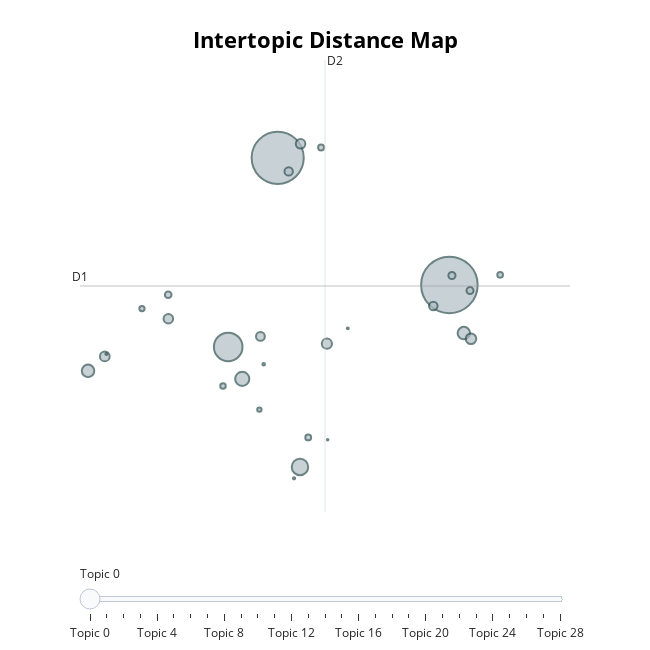

The notebook cell saved with this chart:
### Code cell
pos_topic_model = pos_topic_model.reduce_topics(pos_docs, nr_topics=30)
pos_topic_model.visualize_topics()

### Figure 1 — Plotly figure (JSON) as saved in the notebook; plotly's stock layout.template omitted (floating-point values rounded to 4 significant figures)
{"data": [{"customdata": [[0, "play | boss | good | like | enemy", 13211], [1, "good | yes | bad | great | nice", 11215], [2, "die | death | dead | love | hate", 3369], [3, "gud | git | ez | gavlan | gg", 1124], [4, "praise | sun | ign | jolly | die", 824], [5, "amana | shrine | majula | amazing | emerald", 645], [6, "hole | tongue | try | horse | sex", 644], [7, "de | que | jogo | el | es", 458], [8, "seek | bearer | lest | curse | bear", 432], [9, "skeleton | don | hair | hate | fashion", 392], [10, "shrek | handle | pig | life | rat", 375], [11, "underrated | overhate | hand | thumb | mid", 373], [12, "die | rape | banger | rapier | bang", 321], [13, "elden | ring | well | play | good", 298], [14, "peak | fiction | tier | cinema | ii", 290], [15, "server | save | message | cloud | memory", 210], [16, "adp | adaptability | level | stat | forget", 204], [17, "goat | casul | goate | king | ivory", 184], [18, "frigid | outskirt | gut | sekiro | gutter", 145], [19, "trust | lie | mind | wary | edit", 141], [20, "illusory | ahead | wall | liar | video", 134], [21, "masochist | stockholm | syndrome | masochism | sadist", 125], [22, "poo | pog | pogger | poop | fart", 114], [23, "achievement | badge | get | die | minute", 79], [24, "fatty | ahead | fat | fatshame | fatass", 27], [25, "swag | pog | swigity | gayming | swagg", 21], [26, "base | brume | tower | fine | sotfs", 18], [27, "strength | follow | rest | seek | endurance", 16], [28, "information | new | retreive | awareness | wiki", 11]], "hovertemplate": "<b>Topic %{customdata[0]}</b><br>%{customdata[1]}<br>Size: %{customdata[2]}", "legendgroup": "", "marker": {"color": "#B0BEC5", "line": {"color": "DarkSlateGrey", "width": 2}, "size": [13211, 11215, 3369, 1124, 824, 645, 644, 458, 432, 392, 375, 373, 321, 298, 290, 210, 204, 184, 145, 141, 134, 125, 114, 79, 27, 21, 18, 16, 11], "sizemode": "area", "sizeref": 8.257, "symbol": "circle"}, "mode": "markers", "name": "", "orientation": "v", "showlegend": false, "type": "scatter", "x": [6.951, 4.075, 3.246, 4.448, 3.481, 7.194, 0.8983, 7.313, 4.899, 1.179, 2.244, 4.459, 3.786, 6.681, 4.259, 6.994, 7.297, 2.241, 4.802, 4.587, 7.801, 3.159, 1.802, 3.768, 3.84, 4.349, 1.206, 5.249, 4.912], "xaxis": "x", "y": [6.58, 8.582, 5.604, 3.713, 5.1, 5.821, 5.227, 5.732, 5.654, 5.455, 6.047, 8.803, 5.77, 6.248, 8.369, 6.728, 6.491, 6.426, 8.745, 4.178, 6.74, 4.987, 6.209, 4.616, 5.332, 3.533, 5.491, 5.896, 4.141], "yaxis": "y"}], "layout": {"annotations": [{"showarrow": false, "text": "D1", "x": 0.7636, "y": 6.563, "yshift": 10}, {"showarrow": false, "text": "D2", "x": 4.868, "xshift": 10, "y": 10.12}], "height": 650, "hoverlabel": {"bgcolor": "white", "font": {"family": "Rockwell", "size": 16}}, "legend": {"itemsizing": "constant", "tracegroupgap": 0}, "margin": {"t": 60}, "shapes": [{"line": {"color": "#CFD8DC", "width": 2}, "type": "line", "x0": 4.868, "x1": 4.868, "y0": 3.003, "y1": 10.12}, {"line": {"color": "#9E9E9E", "width": 2}, "type": "line", "x0": 0.7636, "x1": 8.972, "y0": 6.563, "y1": 6.563}], "sliders": [{"active": 0, "pad": {"t": 50}, "steps": [{"args": [{"marker.color": [["red", "#B0BEC5", "#B0BEC5", "#B0BEC5", "#B0BEC5", "#B0BEC5", "#B0BEC5", "#B0BEC5", "#B0BEC5", "#B0BEC5", "#B0BEC5", "#B0BEC5", "#B0BEC5", "#B0BEC5", "#B0BEC5", "#B0BEC5", "#B0BEC5", "#B0BEC5", "#B0BEC5", "#B0BEC5", "#B0BEC5", "#B0BEC5", "#B0BEC5", "#B0BEC5", "#B0BEC5", "#B0BEC5", "#B0BEC5", "#B0BEC5", "#B0BEC5"]]}], "label": "Topic 0", "method": "update"}, {"args": [{"marker.color": [["#B0BEC5", "red", "#B0BEC5", "#B0BEC5", "#B0BEC5", "#B0BEC5", "#B0BEC5", "#B0BEC5", "#B0BEC5", "#B0BEC5", "#B0BEC5", "#B0BEC5", "#B0BEC5", "#B0BEC5", "#B0BEC5", "#B0BEC5", "#B0BEC5", "#B0BEC5", "#B0BEC5", "#B0BEC5", "#B0BEC5", "#B0BEC5", "#B0BEC5", "#B0BEC5", "#B0BEC5", "#B0BEC5", "#B0BEC5", "#B0BEC5", "#B0BEC5"]]}], "label": "Topic 1", "method": "update"}, {"args": [{"marker.color": [["#B0BEC5", "#B0BEC5", "red", "#B0BEC5", "#B0BEC5", "#B0BEC5", "#B0BEC5", "#B0BEC5", "#B0BEC5", "#B0BEC5", "#B0BEC5", "#B0BEC5", "#B0BEC5", "#B0BEC5", "#B0BEC5", "#B0BEC5", "#B0BEC5", "#B0BEC5", "#B0BEC5", "#B0BEC5", "#B0BEC5", "#B0BEC5", "#B0BEC5", "#B0BEC5", "#B0BEC5", "#B0BEC5", "#B0BEC5", "#B0BEC5", "#B0BEC5"]]}], "label": "Topic 2", "method": "update"}, {"args": [{"marker.color": [["#B0BEC5", "#B0BEC5", "#B0BEC5", "red", "#B0BEC5", "#B0BEC5", "#B0BEC5", "#B0BEC5", "#B0BEC5", "#B0BEC5", "#B0BEC5", "#B0BEC5", "#B0BEC5", "#B0BEC5", "#B0BEC5", "#B0BEC5", "#B0BEC5", "#B0BEC5", "#B0BEC5", "#B0BEC5", "#B0BEC5", "#B0BEC5", "#B0BEC5", "#B0BEC5", "#B0BEC5", "#B0BEC5", "#B0BEC5", "#B0BEC5", "#B0BEC5"]]}], "label": "Topic 3", "method": "update"}, {"args": [{"marker.color": [["#B0BEC5", "#B0BEC5", "#B0BEC5", "#B0BEC5", "red", "#B0BEC5", "#B0BEC5", "#B0BEC5", "#B0BEC5", "#B0BEC5", "#B0BEC5", "#B0BEC5", "#B0BEC5", "#B0BEC5", "#B0BEC5", "#B0BEC5", "#B0BEC5", "#B0BEC5", "#B0BEC5", "#B0BEC5", "#B0BEC5", "#B0BEC5", "#B0BEC5", "#B0BEC5", "#B0BEC5", "#B0BEC5", "#B0BEC5", "#B0BEC5", "#B0BEC5"]]}], "label": "Topic 4", "method": "update"}, {"args": [{"marker.color": [["#B0BEC5", "#B0BEC5", "#B0BEC5", "#B0BEC5", "#B0BEC5", "red", "#B0BEC5", "#B0BEC5", "#B0BEC5", "#B0BEC5", "#B0BEC5", "#B0BEC5", "#B0BEC5", "#B0BEC5", "#B0BEC5", "#B0BEC5", "#B0BEC5", "#B0BEC5", "#B0BEC5", "#B0BEC5", "#B0BEC5", "#B0BEC5", "#B0BEC5", "#B0BEC5", "#B0BEC5", "#B0BEC5", "#B0BEC5", "#B0BEC5", "#B0BEC5"]]}], "label": "Topic 5", "method": "update"}, {"args": [{"marker.color": [["#B0BEC5", "#B0BEC5", "#B0BEC5", "#B0BEC5", "#B0BEC5", "#B0BEC5", "red", "#B0BEC5", "#B0BEC5", "#B0BEC5", "#B0BEC5", "#B0BEC5", "#B0BEC5", "#B0BEC5", "#B0BEC5", "#B0BEC5", "#B0BEC5", "#B0BEC5", "#B0BEC5", "#B0BEC5", "#B0BEC5", "#B0BEC5", "#B0BEC5", "#B0BEC5", "#B0BEC5", "#B0BEC5", "#B0BEC5", "#B0BEC5", "#B0BEC5"]]}], "label": "Topic 6", "method": "update"}, {"args": [{"marker.color": [["#B0BEC5", "#B0BEC5", "#B0BEC5", "#B0BEC5", "#B0BEC5", "#B0BEC5", "#B0BEC5", "red", "#B0BEC5", "#B0BEC5", "#B0BEC5", "#B0BEC5", "#B0BEC5", "#B0BEC5", "#B0BEC5", "#B0BEC5", "#B0BEC5", "#B0BEC5", "#B0BEC5", "#B0BEC5", "#B0BEC5", "#B0BEC5", "#B0BEC5", "#B0BEC5", "#B0BEC5", "#B0BEC5", "#B0BEC5", "#B0BEC5", "#B0BEC5"]]}], "label": "Topic 7", "method": "update"}, {"args": [{"marker.color": [["#B0BEC5", "#B0BEC5", "#B0BEC5", "#B0BEC5", "#B0BEC5", "#B0BEC5", "#B0BEC5", "#B0BEC5", "red", "#B0BEC5", "#B0BEC5", "#B0BEC5", "#B0BEC5", "#B0BEC5", "#B0BEC5", "#B0BEC5", "#B0BEC5", "#B0BEC5", "#B0BEC5", "#B0BEC5", "#B0BEC5", "#B0BEC5", "#B0BEC5", "#B0BEC5", "#B0BEC5", "#B0BEC5", "#B0BEC5", "#B0BEC5", "#B0BEC5"]]}], "label": "Topic 8", "method": "update"}, {"args": [{"marker.color": [["#B0BEC5", "#B0BEC5", "#B0BEC5", "#B0BEC5", "#B0BEC5", "#B0BEC5", "#B0BEC5", "#B0BEC5", "#B0BEC5", "red", "#B0BEC5", "#B0BEC5", "#B0BEC5", "#B0BEC5", "#B0BEC5", "#B0BEC5", "#B0BEC5", "#B0BEC5", "#B0BEC5", "#B0BEC5", "#B0BEC5", "#B0BEC5", "#B0BEC5", "#B0BEC5", "#B0BEC5", "#B0BEC5", "#B0BEC5", "#B0BEC5", "#B0BEC5"]]}], "label": "Topic 9", "method": "update"}, {"args": [{"marker.color": [["#B0BEC5", "#B0BEC5", "#B0BEC5", "#B0BEC5", "#B0BEC5", "#B0BEC5", "#B0BEC5", "#B0BEC5", "#B0BEC5", "#B0BEC5", "red", "#B0BEC5", "#B0BEC5", "#B0BEC5", "#B0BEC5", "#B0BEC5", "#B0BEC5", "#B0BEC5", "#B0BEC5", "#B0BEC5", "#B0BEC5", "#B0BEC5", "#B0BEC5", "#B0BEC5", "#B0BEC5", "#B0BEC5", "#B0BEC5", "#B0BEC5", "#B0BEC5"]]}], "label": "Topic 10", "method": "update"}, {"args": [{"marker.color": [["#B0BEC5", "#B0BEC5", "#B0BEC5", "#B0BEC5", "#B0BEC5", "#B0BEC5", "#B0BEC5", "#B0BEC5", "#B0BEC5", "#B0BEC5", "#B0BEC5", "red", "#B0BEC5", "#B0BEC5", "#B0BEC5", "#B0BEC5", "#B0BEC5", "#B0BEC5", "#B0BEC5", "#B0BEC5", "#B0BEC5", "#B0BEC5", "#B0BEC5", "#B0BEC5", "#B0BEC5", "#B0BEC5", "#B0BEC5", "#B0BEC5", "#B0BEC5"]]}], "label": "Topic 11", "method": "update"}, {"args": [{"marker.color": [["#B0BEC5", "#B0BEC5", "#B0BEC5", "#B0BEC5", "#B0BEC5", "#B0BEC5", "#B0BEC5", "#B0BEC5", "#B0BEC5", "#B0BEC5", "#B0BEC5", "#B0BEC5", "red", "#B0BEC5", "#B0BEC5", "#B0BEC5", "#B0BEC5", "#B0BEC5", "#B0BEC5", "#B0BEC5", "#B0BEC5", "#B0BEC5", "#B0BEC5", "#B0BEC5", "#B0BEC5", "#B0BEC5", "#B0BEC5", "#B0BEC5", "#B0BEC5"]]}], "label": "Topic 12", "method": "update"}, {"args": [{"marker.color": [["#B0BEC5", "#B0BEC5", "#B0BEC5", "#B0BEC5", "#B0BEC5", "#B0BEC5", "#B0BEC5", "#B0BEC5", "#B0BEC5", "#B0BEC5", "#B0BEC5", "#B0BEC5", "#B0BEC5", "red", "#B0BEC5", "#B0BEC5", "#B0BEC5", "#B0BEC5", "#B0BEC5", "#B0BEC5", "#B0BEC5", "#B0BEC5", "#B0BEC5", "#B0BEC5", "#B0BEC5", "#B0BEC5", "#B0BEC5", "#B0BEC5", "#B0BEC5"]]}], "label": "Topic 13", "method": "update"}, {"args": [{"marker.color": [["#B0BEC5", "#B0BEC5", "#B0BEC5", "#B0BEC5", "#B0BEC5", "#B0BEC5", "#B0BEC5", "#B0BEC5", "#B0BEC5", "#B0BEC5", "#B0BEC5", "#B0BEC5", "#B0BEC5", "#B0BEC5", "red", "#B0BEC5", "#B0BEC5", "#B0BEC5", "#B0BEC5", "#B0BEC5", "#B0BEC5", "#B0BEC5", "#B0BEC5", "#B0BEC5", "#B0BEC5", "#B0BEC5", "#B0BEC5", "#B0BEC5", "#B0BEC5"]]}], "label": "Topic 14", "method": "update"}, {"args": [{"marker.color": [["#B0BEC5", "#B0BEC5", "#B0BEC5", "#B0BEC5", "#B0BEC5", "#B0BEC5", "#B0BEC5", "#B0BEC5", "#B0BEC5", "#B0BEC5", "#B0BEC5", "#B0BEC5", "#B0BEC5", "#B0BEC5", "#B0BEC5", "red", "#B0BEC5", "#B0BEC5", "#B0BEC5", "#B0BEC5", "#B0BEC5", "#B0BEC5", "#B0BEC5", "#B0BEC5", "#B0BEC5", "#B0BEC5", "#B0BEC5", "#B0BEC5", "#B0BEC5"]]}], "label": "Topic 15", "method": "update"}, {"args": [{"marker.color": [["#B0BEC5", "#B0BEC5", "#B0BEC5", "#B0BEC5", "#B0BEC5", "#B0BEC5", "#B0BEC5", "#B0BEC5", "#B0BEC5", "#B0BEC5", "#B0BEC5", "#B0BEC5", "#B0BEC5", "#B0BEC5", "#B0BEC5", "#B0BEC5", "red", "#B0BEC5", "#B0BEC5", "#B0BEC5", "#B0BEC5", "#B0BEC5", "#B0BEC5", "#B0BEC5", "#B0BEC5", "#B0BEC5", "#B0BEC5", "#B0BEC5", "#B0BEC5"]]}], "label": "Topic 16", "method": "update"}, {"args": [{"marker.color": [["#B0BEC5", "#B0BEC5", "#B0BEC5", "#B0BEC5", "#B0BEC5", "#B0BEC5", "#B0BEC5", "#B0BEC5", "#B0BEC5", "#B0BEC5", "#B0BEC5", "#B0BEC5", "#B0BEC5", "#B0BEC5", "#B0BEC5", "#B0BEC5", "#B0BEC5", "red", "#B0BEC5", "#B0BEC5", "#B0BEC5", "#B0BEC5", "#B0BEC5", "#B0BEC5", "#B0BEC5", "#B0BEC5", "#B0BEC5", "#B0BEC5", "#B0BEC5"]]}], "label": "Topic 17", "method": "update"}, {"args": [{"marker.color": [["#B0BEC5", "#B0BEC5", "#B0BEC5", "#B0BEC5", "#B0BEC5", "#B0BEC5", "#B0BEC5", "#B0BEC5", "#B0BEC5", "#B0BEC5", "#B0BEC5", "#B0BEC5", "#B0BEC5", "#B0BEC5", "#B0BEC5", "#B0BEC5", "#B0BEC5", "#B0BEC5", "red", "#B0BEC5", "#B0BEC5", "#B0BEC5", "#B0BEC5", "#B0BEC5", "#B0BEC5", "#B0BEC5", "#B0BEC5", "#B0BEC5", "#B0BEC5"]]}], "label": "Topic 18", "method": "update"}, {"args": [{"marker.color": [["#B0BEC5", "#B0BEC5", "#B0BEC5", "#B0BEC5", "#B0BEC5", "#B0BEC5", "#B0BEC5", "#B0BEC5", "#B0BEC5", "#B0BEC5", "#B0BEC5", "#B0BEC5", "#B0BEC5", "#B0BEC5", "#B0BEC5", "#B0BEC5", "#B0BEC5", "#B0BEC5", "#B0BEC5", "red", "#B0BEC5", "#B0BEC5", "#B0BEC5", "#B0BEC5", "#B0BEC5", "#B0BEC5", "#B0BEC5", "#B0BEC5", "#B0BEC5"]]}], "label": "Topic 19", "method": "update"}, {"args": [{"marker.color": [["#B0BEC5", "#B0BEC5", "#B0BEC5", "#B0BEC5", "#B0BEC5", "#B0BEC5", "#B0BEC5", "#B0BEC5", "#B0BEC5", "#B0BEC5", "#B0BEC5", "#B0BEC5", "#B0BEC5", "#B0BEC5", "#B0BEC5", "#B0BEC5", "#B0BEC5", "#B0BEC5", "#B0BEC5", "#B0BEC5", "red", "#B0BEC5", "#B0BEC5", "#B0BEC5", "#B0BEC5", "#B0BEC5", "#B0BEC5", "#B0BEC5", "#B0BEC5"]]}], "label": "Topic 20", "method": "update"}, {"args": [{"marker.color": [["#B0BEC5", "#B0BEC5", "#B0BEC5", "#B0BEC5", "#B0BEC5", "#B0BEC5", "#B0BEC5", "#B0BEC5", "#B0BEC5", "#B0BEC5", "#B0BEC5", "#B0BEC5", "#B0BEC5", "#B0BEC5", "#B0BEC5", "#B0BEC5", "#B0BEC5", "#B0BEC5", "#B0BEC5", "#B0BEC5", "#B0BEC5", "red", "#B0BEC5", "#B0BEC5", "#B0BEC5", "#B0BEC5", "#B0BEC5", "#B0BEC5", "#B0BEC5"]]}], "label": "Topic 21", "method": "update"}, {"args": [{"marker.color": [["#B0BEC5", "#B0BEC5", "#B0BEC5", "#B0BEC5", "#B0BEC5", "#B0BEC5", "#B0BEC5", "#B0BEC5", "#B0BEC5", "#B0BEC5", "#B0BEC5", "#B0BEC5", "#B0BEC5", "#B0BEC5", "#B0BEC5", "#B0BEC5", "#B0BEC5", "#B0BEC5", "#B0BEC5", "#B0BEC5", "#B0BEC5", "#B0BEC5", "red", "#B0BEC5", "#B0BEC5", "#B0BEC5", "#B0BEC5", "#B0BEC5", "#B0BEC5"]]}], "label": "Topic 22", "method": "update"}, {"args": [{"marker.color": [["#B0BEC5", "#B0BEC5", "#B0BEC5", "#B0BEC5", "#B0BEC5", "#B0BEC5", "#B0BEC5", "#B0BEC5", "#B0BEC5", "#B0BEC5", "#B0BEC5", "#B0BEC5", "#B0BEC5", "#B0BEC5", "#B0BEC5", "#B0BEC5", "#B0BEC5", "#B0BEC5", "#B0BEC5", "#B0BEC5", "#B0BEC5", "#B0BEC5", "#B0BEC5", "red", "#B0BEC5", "#B0BEC5", "#B0BEC5", "#B0BEC5", "#B0BEC5"]]}], "label": "Topic 23", "method": "update"}, {"args": [{"marker.color": [["#B0BEC5", "#B0BEC5", "#B0BEC5", "#B0BEC5", "#B0BEC5", "#B0BEC5", "#B0BEC5", "#B0BEC5", "#B0BEC5", "#B0BEC5", "#B0BEC5", "#B0BEC5", "#B0BEC5", "#B0BEC5", "#B0BEC5", "#B0BEC5", "#B0BEC5", "#B0BEC5", "#B0BEC5", "#B0BEC5", "#B0BEC5", "#B0BEC5", "#B0BEC5", "#B0BEC5", "red", "#B0BEC5", "#B0BEC5", "#B0BEC5", "#B0BEC5"]]}], "label": "Topic 24", "method": "update"}, {"args": [{"marker.color": [["#B0BEC5", "#B0BEC5", "#B0BEC5", "#B0BEC5", "#B0BEC5", "#B0BEC5", "#B0BEC5", "#B0BEC5", "#B0BEC5", "#B0BEC5", "#B0BEC5", "#B0BEC5", "#B0BEC5", "#B0BEC5", "#B0BEC5", "#B0BEC5", "#B0BEC5", "#B0BEC5", "#B0BEC5", "#B0BEC5", "#B0BEC5", "#B0BEC5", "#B0BEC5", "#B0BEC5", "#B0BEC5", "red", "#B0BEC5", "#B0BEC5", "#B0BEC5"]]}], "label": "Topic 25", "method": "update"}, {"args": [{"marker.color": [["#B0BEC5", "#B0BEC5", "#B0BEC5", "#B0BEC5", "#B0BEC5", "#B0BEC5", "#B0BEC5", "#B0BEC5", "#B0BEC5", "#B0BEC5", "#B0BEC5", "#B0BEC5", "#B0BEC5", "#B0BEC5", "#B0BEC5", "#B0BEC5", "#B0BEC5", "#B0BEC5", "#B0BEC5", "#B0BEC5", "#B0BEC5", "#B0BEC5", "#B0BEC5", "#B0BEC5", "#B0BEC5", "#B0BEC5", "red", "#B0BEC5", "#B0BEC5"]]}], "label": "Topic 26", "method": "update"}, {"args": [{"marker.color": [["#B0BEC5", "#B0BEC5", "#B0BEC5", "#B0BEC5", "#B0BEC5", "#B0BEC5", "#B0BEC5", "#B0BEC5", "#B0BEC5", "#B0BEC5", "#B0BEC5", "#B0BEC5", "#B0BEC5", "#B0BEC5", "#B0BEC5", "#B0BEC5", "#B0BEC5", "#B0BEC5", "#B0BEC5", "#B0BEC5", "#B0BEC5", "#B0BEC5", "#B0BEC5", "#B0BEC5", "#B0BEC5", "#B0BEC5", "#B0BEC5", "red", "#B0BEC5"]]}], "label": "Topic 27", "method": "update"}, {"args": [{"marker.color": [["#B0BEC5", "#B0BEC5", "#B0BEC5", "#B0BEC5", "#B0BEC5", "#B0BEC5", "#B0BEC5", "#B0BEC5", "#B0BEC5", "#B0BEC5", "#B0BEC5", "#B0BEC5", "#B0BEC5", "#B0BEC5", "#B0BEC5", "#B0BEC5", "#B0BEC5", "#B0BEC5", "#B0BEC5", "#B0BEC5", "#B0BEC5", "#B0BEC5", "#B0BEC5", "#B0BEC5", "#B0BEC5", "#B0BEC5", "#B0BEC5", "#B0BEC5", "red"]]}], "label": "Topic 28", "method": "update"}]}], "title": {"font": {"color": "Black", "size": 22}, "text": "<b>Intertopic Distance Map</b>", "x": 0.5, "xanchor": "center", "y": 0.95, "yanchor": "top"}, "width": 650, "xaxis": {"anchor": "y", "domain": [0, 1], "range": [0.7636, 8.972], "title": {"text": ""}, "visible": false}, "yaxis": {"anchor": "x", "domain": [0, 1], "range": [3.003, 10.12], "title": {"text": ""}, "visible": false}}}
